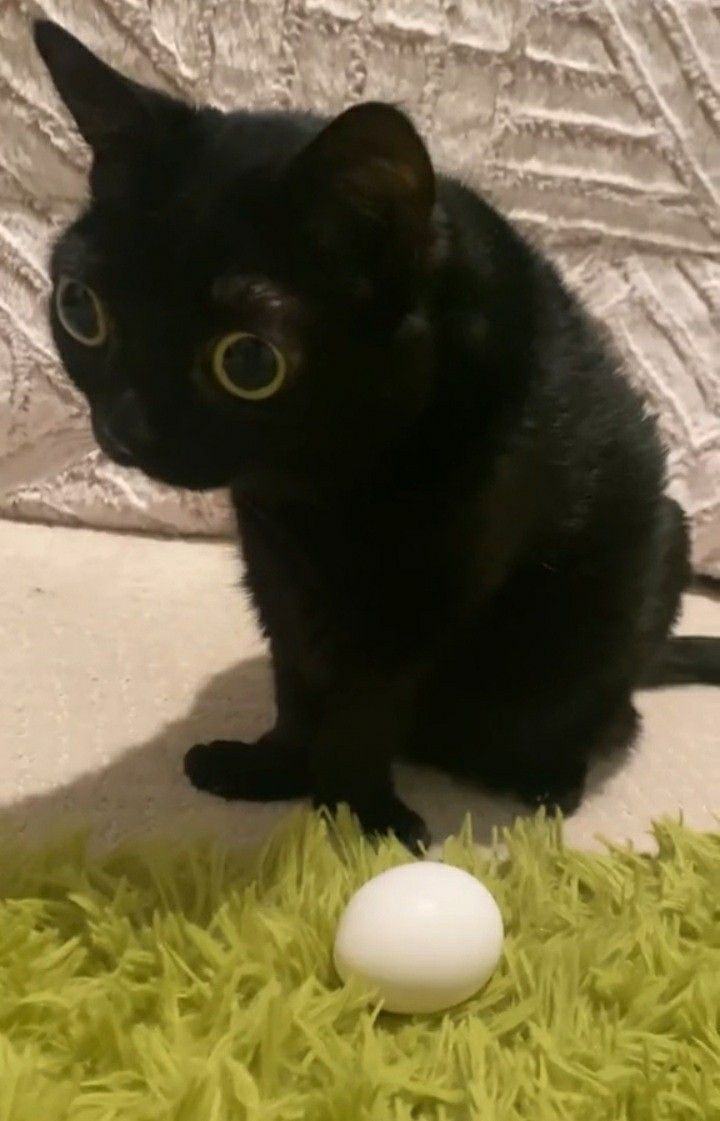
#> input picture opencvpractice/photos/catto.jpg, 720 x 1121 px
$ python basicfunctions.py
#> lines starting #> are read from the running program, lines starting #| are printed output that depends on the picture; after the words box and inside, x2 and y2 are one past the last pixel; in counts of white or black regions, pixels touching at a corner belong together
import cv2 as cv

# Read in an image
img = cv.imread('photos/catto.jpg')
#> img is the input picture: shape (1121, 720, 3); mean B, G, R 67.5, 100.5, 110
cv.imshow('Park', img)

# Converting to grayscale
gray = cv.cvtColor(img, cv.COLOR_BGR2GRAY)
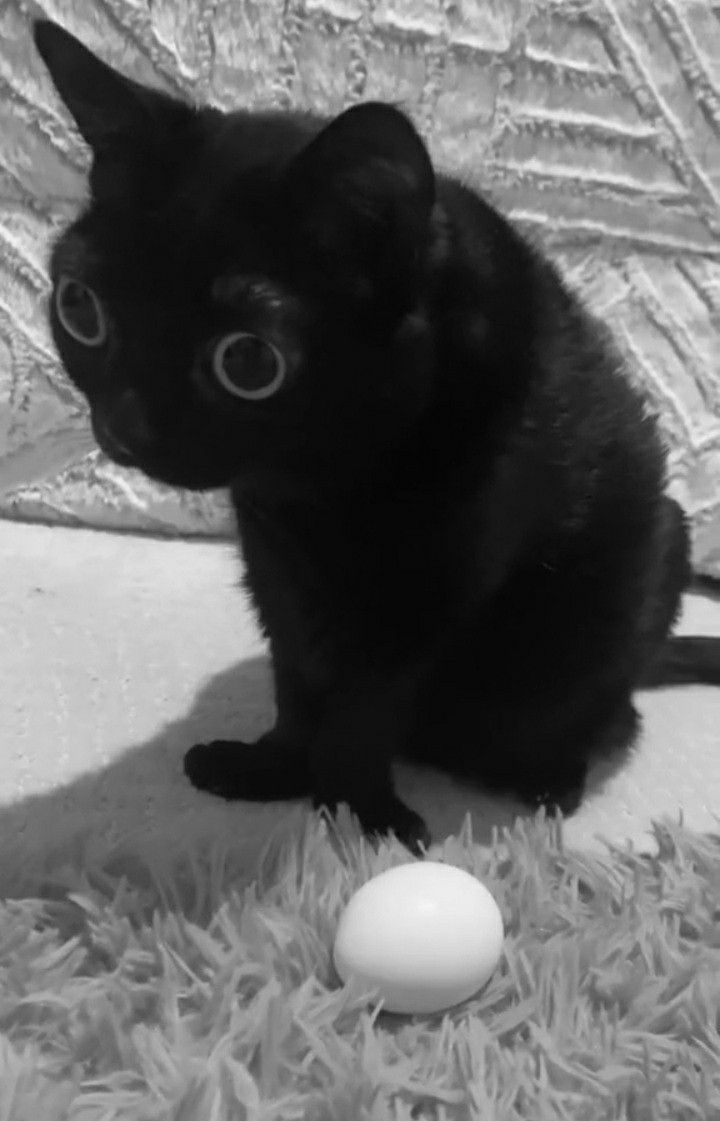
#> gray: shape (1121, 720); min 2, max 246, mean 99.6
cv.imshow('Gray', gray)

# Blur
blur = cv.GaussianBlur(img, (3,3), cv.BORDER_DEFAULT)
cv.imshow('Blur', blur)

# Edge Cascade
canny = cv.Canny(blur, 125, 175)
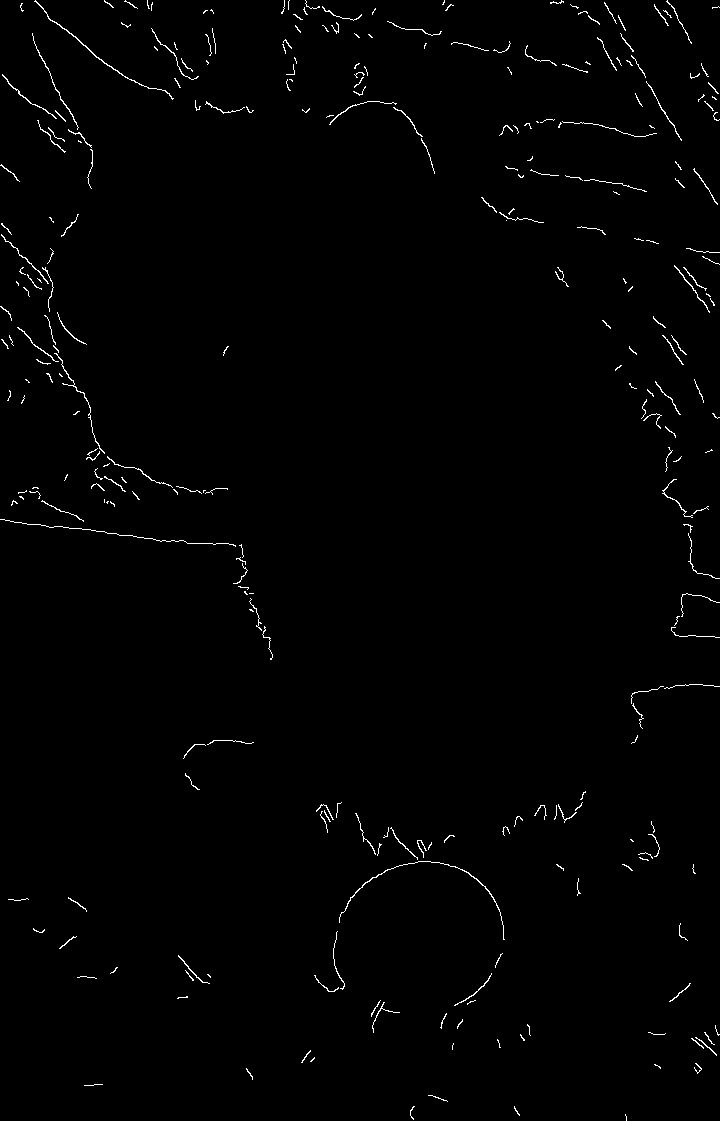
#> canny: shape (1121, 720); 0.99% white in thin lines or dots
cv.imshow('Canny Edges', canny)

# Dilating the image
dilated = cv.dilate(canny, (7,7), iterations=3)
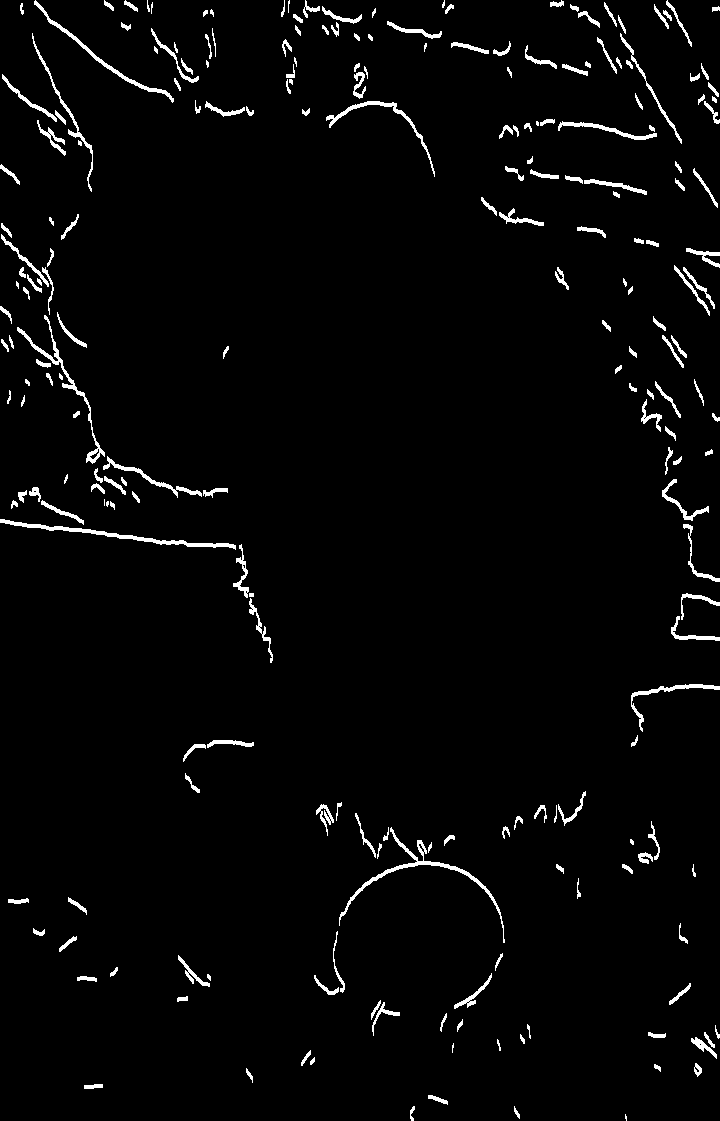
#> dilated: shape (1121, 720); 2.7% white; 229 white regions (18 under 20 px), largest, box (x1, y1, x2, y2) and area: (339, 827, 505, 943) 1005, (0, 519, 236, 550) 946, (17, 315, 105, 464) 775
cv.imshow('Dilated', dilated)

# Eroding
eroded = cv.erode(dilated, (7,7), iterations=3)
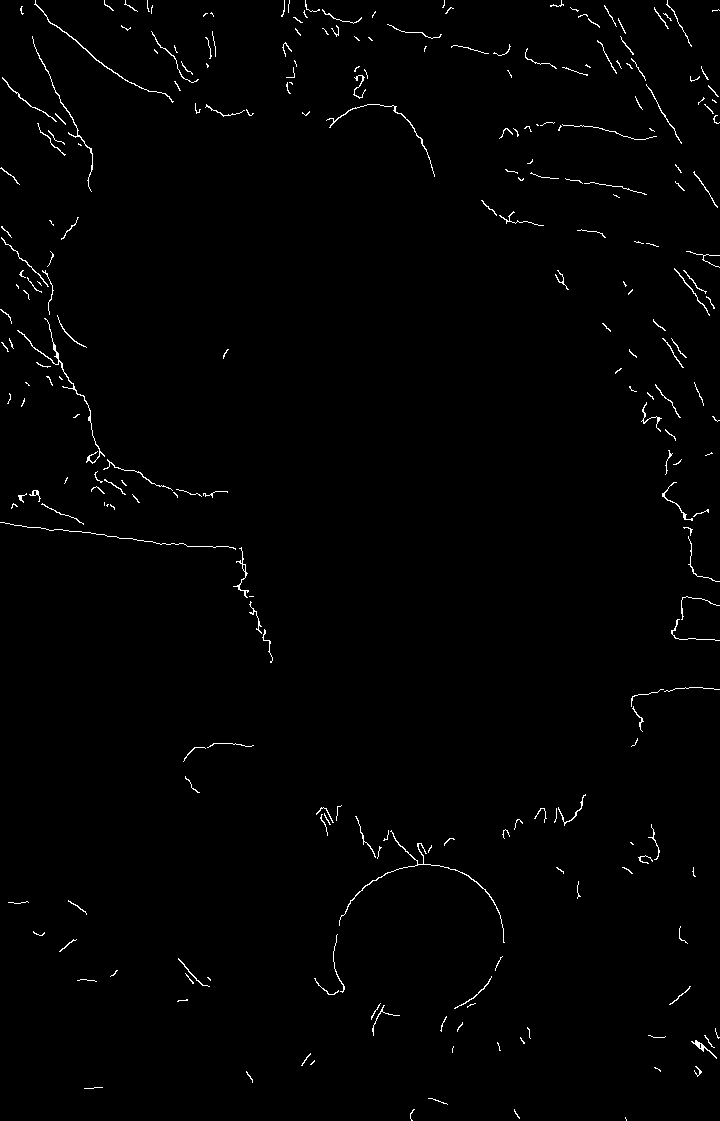
#> eroded: shape (1121, 720); 1% white in thin lines or dots
cv.imshow('Eroded', eroded)

# Resize
resized = cv.resize(img, (500,500), interpolation=cv.INTER_CUBIC)
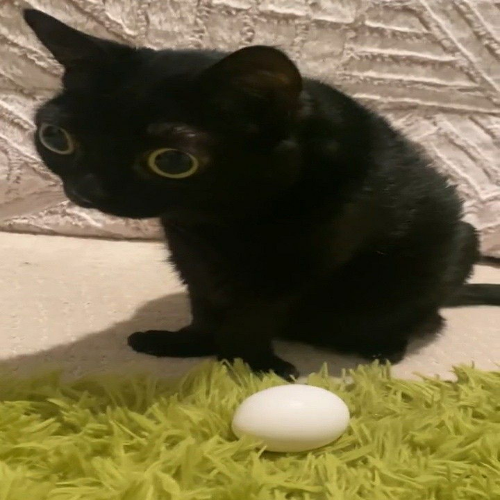
#> resized: shape (500, 500, 3); mean B, G, R 67.5, 100.5, 110
cv.imshow('Resized', resized)

# Cropping
cropped = img[50:200, 200:400]
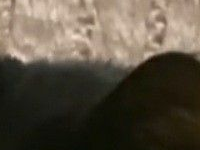
#> cropped: shape (150, 200, 3); mean B, G, R 66.1, 80.3, 89.5
cv.imshow('Cropped', cropped)

cv.waitKey(0)
